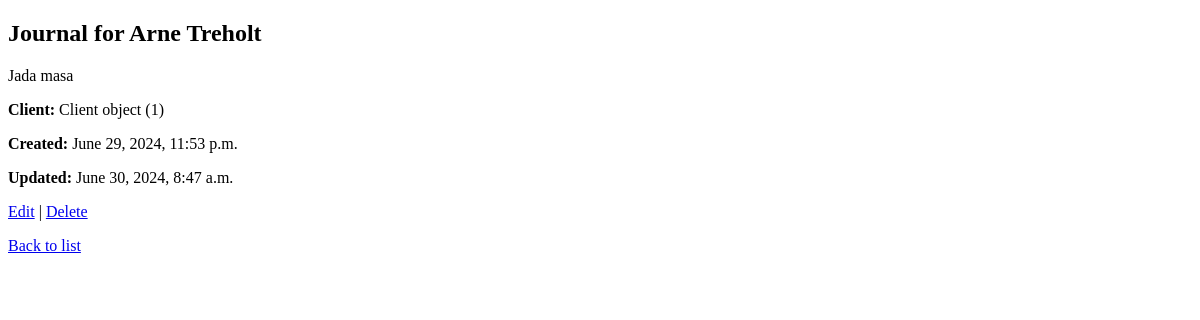
The page /journals/1/ (signed in) on the database as committed earlier.
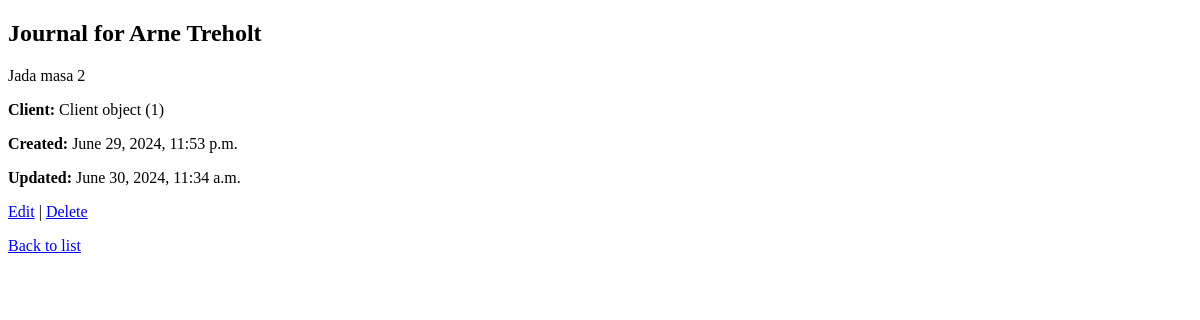
The same page on the database as committed later.
### journals/models.py (models this page shows)
class Journal(models.Model):
    title = models.CharField(max_length=200)
    client = models.ForeignKey(Client, on_delete=models.CASCADE)
    content = models.TextField()
    created_at = models.DateTimeField(auto_now_add=True)
    updated_at = models.DateTimeField(auto_now=True)

class Client(models.Model):
    name = models.CharField(max_length=100)
    email = models.EmailField()
    psychologist = models.ForeignKey(User, on_delete=models.CASCADE)

### journals/views.py (the view)
# urls.py: path('<int:pk>/', views.journal_detail, name='journal_detail'),
@login_required
def journal_detail(request, pk):
    journal = get_object_or_404(Journal, pk=pk)
    return render(request, 'journals/journal_detail.html', {'journal': journal})

### journals/templates/journals/journal_detail.html (shortened to what this page needs)
{% load static %}
<!DOCTYPE html>
<html>
<head>
</head>
<body>
    <h2>{{ journal.title }}</h2>
    <p>{{ journal.content }}</p>
    <p><strong>Client:</strong> {{ journal.client }}</p>
    <p><strong>Created:</strong> {{ journal.created_at }}</p>
    <p><strong>Updated:</strong> {{ journal.updated_at }}</p>
    <a href="{% url 'journal_edit' journal.pk %}">Edit</a> |
    <a href="{% url 'journal_delete' journal.pk %}">Delete</a>
    <p><a href="{% url 'journal_list' %}">Back to list</a></p>
</body>
</html>

Rows that differ between the two databases and show on the page:
changed Journal "Journal for Arne Treholt": content "Jada masa" → "Jada masa 2"; updated_at "June 30, 2024, 8:47 a.m." → "June 30, 2024, 11:34 a.m."
